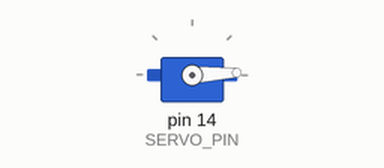
The sketch below on a simulated Arduino Uno, built with avr-gcc and run on an emulated ATmega328P. On the bench: servo.

Above: at 1.05 s.
At 2.45 s:
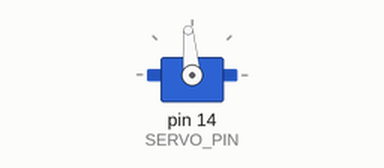
At 3.85 s:
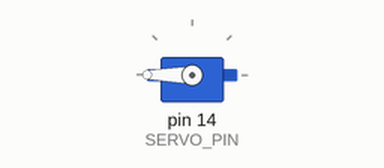
At 6.65 s:
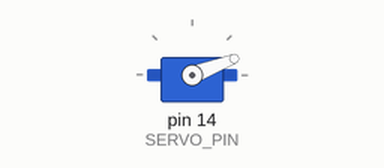
Timing chart, 0 to 9.4 s (numbered marks = the images above):
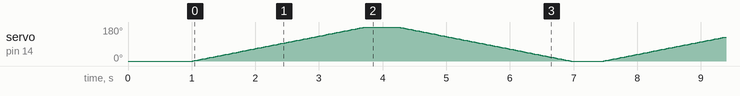

The sketch:

heart-hand-ESP8266.ino
```cpp
#include <Servo.h>

Servo myServo;

const int SERVO_PIN = 14; // D5
const int MIN_ANGLE = 0;
const int MAX_ANGLE = 180;
const int STEP_DELAY = 15;
const int PAUSE = 500;

void setup() {
  myServo.attach(SERVO_PIN);
  myServo.write(MIN_ANGLE);
  delay(1000);
}

void loop() {
  // Forward: 0° to 180°
  for (int pos = MIN_ANGLE; pos <= MAX_ANGLE; pos++) {
    myServo.write(pos);
    delay(STEP_DELAY);
  }

  delay(PAUSE);

  // Backward: 180° to 0°
  for (int pos = MAX_ANGLE; pos >= MIN_ANGLE; pos--) {
    myServo.write(pos);
    delay(STEP_DELAY);
  }

  delay(PAUSE);
}
```
